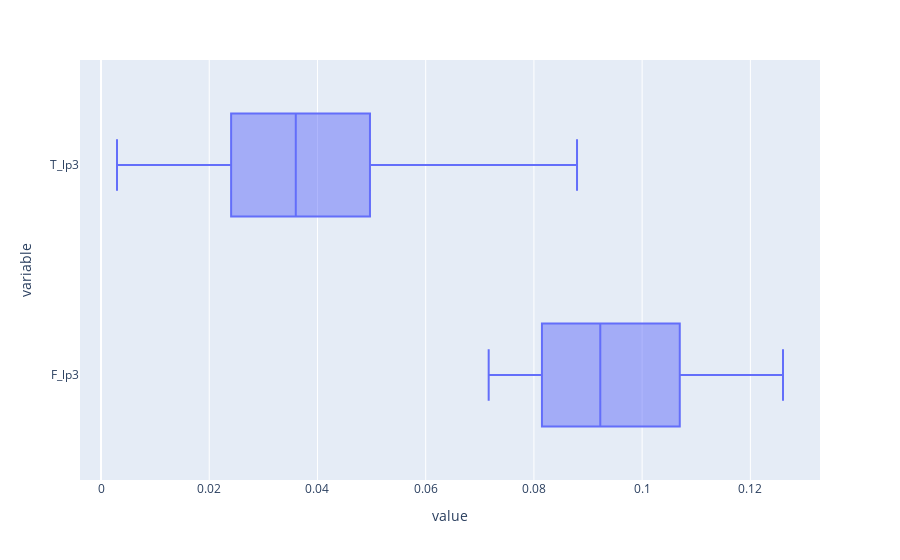

The notebook cell saved with this chart:
### Markdown cell above
Boxplot

### Code cell
plty.box(X_lp3_df, x = ["F_lp3", "T_lp3"])

### Figure 1 — Plotly figure (JSON) as saved in the notebook; plotly's stock layout.template omitted (floating-point values rounded to 4 significant figures)
{"data": [{"alignmentgroup": "True", "hovertemplate": "value=%{x}<br>variable=%{y}<extra></extra>", "legendgroup": "", "marker": {"color": "#636efa"}, "name": "", "notched": false, "offsetgroup": "", "orientation": "h", "showlegend": false, "type": "box", "x": [0.0818, 0.08414, 0.0795, 0.08731, 0.07981, 0.07984, 0.08087, 0.07886, 0.08147, 0.0845, 0.08691, 0.08483, 0.07836, 0.08358, 0.07927, 0.07896, 0.08066, 0.08151, 0.08163, 0.0813, 0.126, 0.126, 0.126, 0.126, 0.1143, 0.09452, 0.09227, 0.09067, 0.09621, 0.09195, 0.09896, 0.1034, 0.1034, 0.126, 0.126, 0.07164, 0.0985, 0.09964, 0.1028, 0.1229, 0.126, 0.1091, 0.09344, 0.1125, 0.09251, 0.09251, 0.1081, 0.002955, 0.01581, 0.01712, 0.01917, 0.0214, 0.02405, 0.02775, 0.03279, 0.03447, 0.03661, 0.03855, 0.01135, 0.01612, 0.02025, 0.02422, 0.02204, 0.02953, 0.03358, 0.036, 0.03586, 0.0713, 0.0713, 0.06063, 0.07134, 0.0498, 0.03511, 0.04276, 0.03875, 0.03779, 0.02652, 0.03926, 0.04024, 0.04024, 0.0713, 0.0713, 0.05351, 0.03174, 0.04545, 0.0436, 0.04943, 0.08797, 0.07087, 0.0234, 0.06157, 0.02404, 0.02404, 0.05959], "x0": " ", "xaxis": "x", "y": ["F_lp3", "F_lp3", "F_lp3", "F_lp3", "F_lp3", "F_lp3", "F_lp3", "F_lp3", "F_lp3", "F_lp3", "F_lp3", "F_lp3", "F_lp3", "F_lp3", "F_lp3", "F_lp3", "F_lp3", "F_lp3", "F_lp3", "F_lp3", "F_lp3", "F_lp3", "F_lp3", "F_lp3", "F_lp3", "F_lp3", "F_lp3", "F_lp3", "F_lp3", "F_lp3", "F_lp3", "F_lp3", "F_lp3", "F_lp3", "F_lp3", "F_lp3", "F_lp3", "F_lp3", "F_lp3", "F_lp3", "F_lp3", "F_lp3", "F_lp3", "F_lp3", "F_lp3", "F_lp3", "F_lp3", "T_lp3", "T_lp3", "T_lp3", "T_lp3", "T_lp3", "T_lp3", "T_lp3", "T_lp3", "T_lp3", "T_lp3", "T_lp3", "T_lp3", "T_lp3", "T_lp3", "T_lp3", "T_lp3", "T_lp3", "T_lp3", "T_lp3", "T_lp3", "T_lp3", "T_lp3", "T_lp3", "T_lp3", "T_lp3", "T_lp3", "T_lp3", "T_lp3", "T_lp3", "T_lp3", "T_lp3", "T_lp3", "T_lp3", "T_lp3", "T_lp3", "T_lp3", "T_lp3", "T_lp3", "T_lp3", "T_lp3", "T_lp3", "T_lp3", "T_lp3", "T_lp3", "T_lp3", "T_lp3", "T_lp3"], "y0": " ", "yaxis": "y"}], "layout": {"boxmode": "group", "legend": {"tracegroupgap": 0}, "margin": {"t": 60}, "xaxis": {"anchor": "y", "domain": [0, 1], "title": {"text": "value"}}, "yaxis": {"anchor": "x", "domain": [0, 1], "title": {"text": "variable"}}}}
